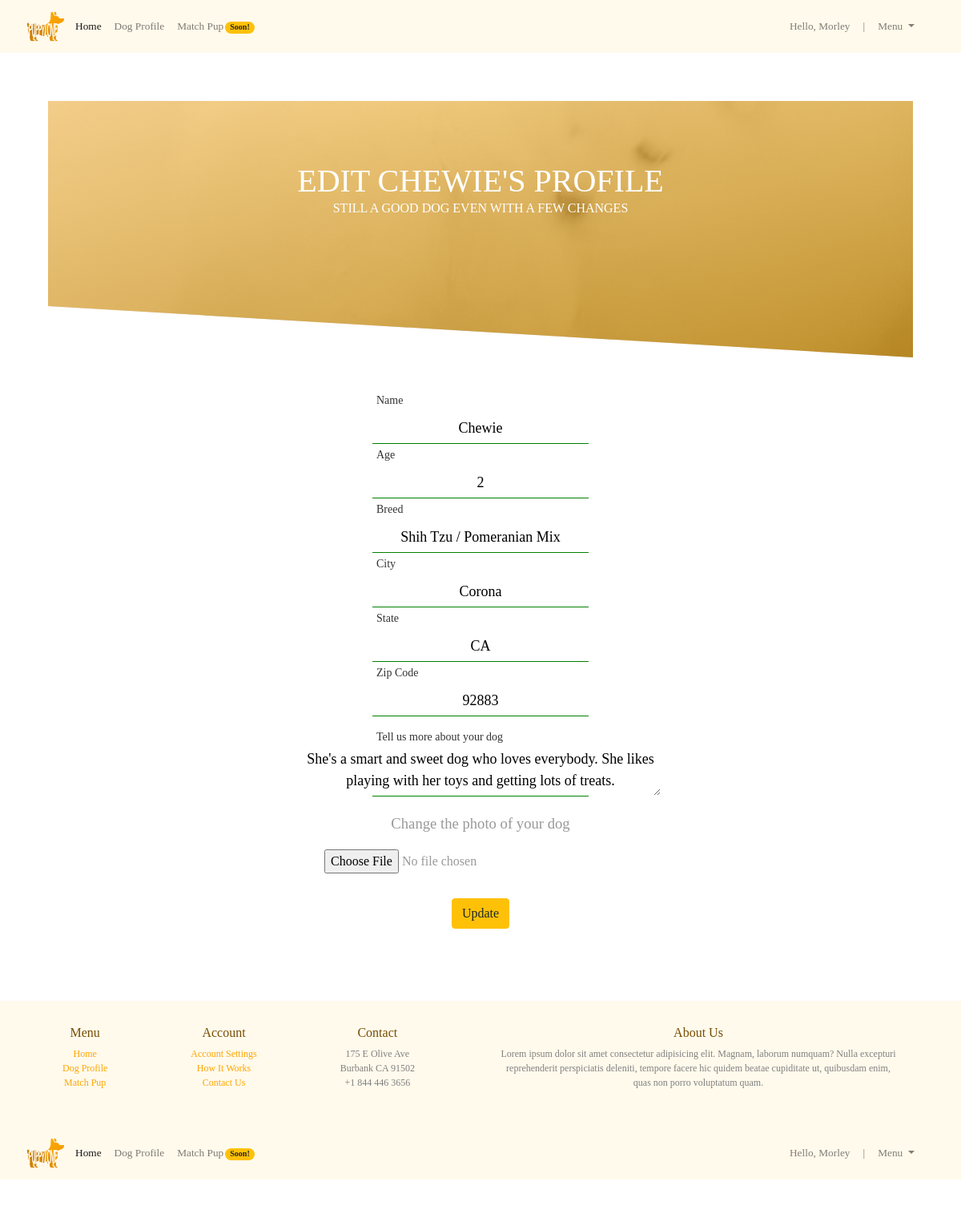
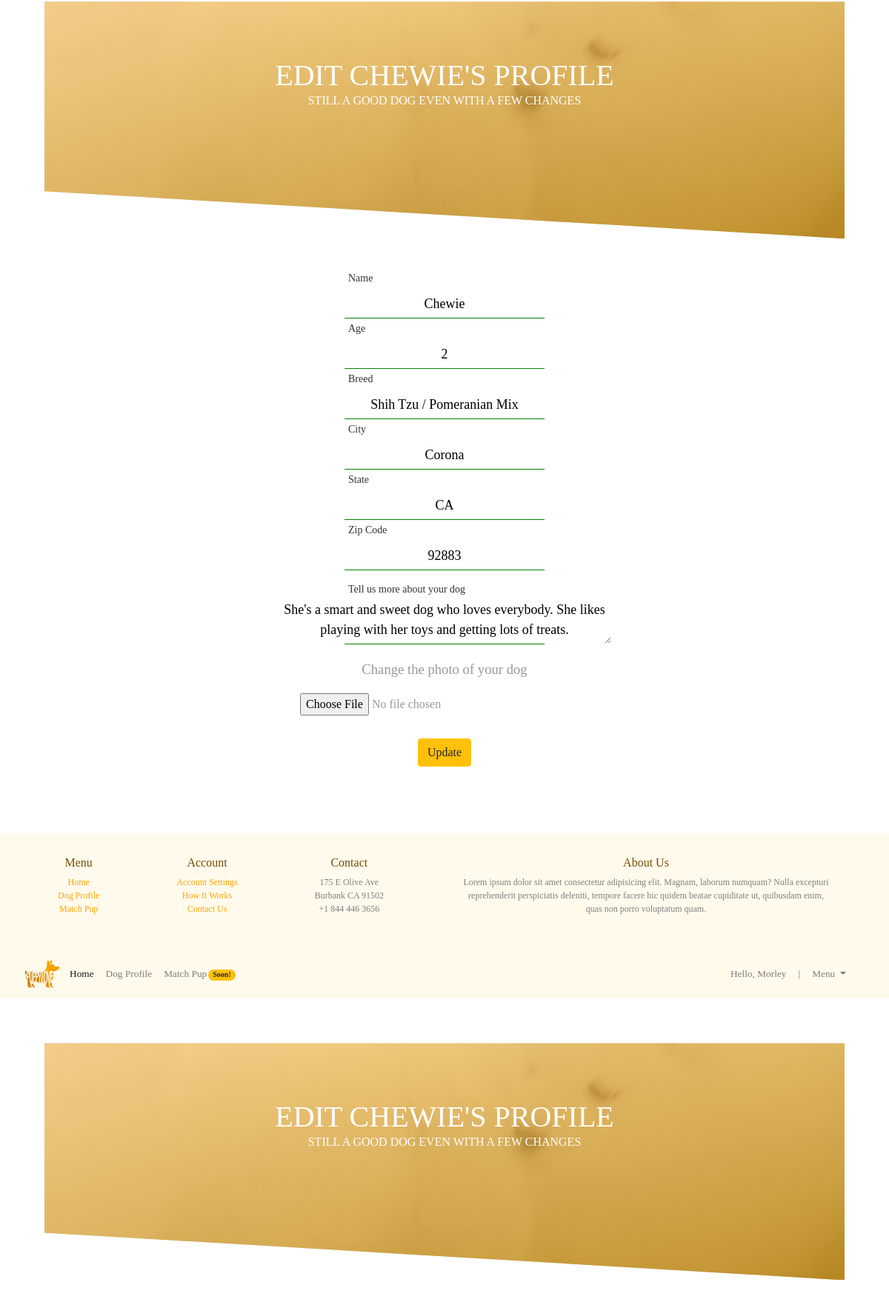
Page /edit/1 (signed in, upper part) on the committed database (2 pictures, top to bottom).
### app_dogtinder/models.py (models this page shows)
class Dog(models.Model): #class for the dog
    dog_name = models.CharField(max_length=45)
    age = models.CharField(max_length=2)
    breed = models.CharField(max_length=255)
    city = models.CharField(max_length=45)
    state = models.CharField(max_length=2)
    zipcode = models.CharField(max_length=5)
    description = models.TextField()
    photo = models.ImageField(upload_to="dogs")
    user = models.ForeignKey(User, related_name="dogs", on_delete=models.CASCADE)
    created_at = models.DateTimeField(auto_now_add=True)
    updated_at = models.DateTimeField(auto_now=True)
    uploaded_at = models.DateTimeField(auto_now_add=True)
    objects = DogManager()

class User(models.Model): #class for the user
    first_name = models.CharField(max_length=255)
    last_name = models.CharField(max_length=255)
    username = models.CharField(max_length=255)
    email = models.EmailField()
    password = models.CharField(max_length=255)
    created_at = models.DateTimeField(auto_now_add=True)
    updated_at = models.DateTimeField(auto_now=True)
    objects = UserManager()

### app_dogtinder/views.py (the view)
# urls.py: path('edit/<int:id>', views.edit), #edit dog profile form
def edit(request, id): # renders edit profile for dog
    if 'user_id' not in request.session:
        return redirect('/login')
    context = {
        'dogs': Dog.objects.all(),
        'current_dog': Dog.objects.get(id=id),
        'current_user': User.objects.get(id=request.session['user_id']),
    }
    return render(request, 'edit_dog.html', context)

### app_dogtinder/templates/edit_dog.html (shortened to what this page needs)
<!DOCTYPE html>
<html lang="en">
  <head>
    {% load static %}
    <link rel="stylesheet" href="{% static 'css/more_dog.css' %}" />
    <link
      rel="stylesheet"
      href="https://stackpath.bootstrapcdn.com/bootstrap/4.3.1/css/bootstrap.min.css"
    />
  </head>
  <body>
    <div id="container">
      {% for dog in dogs %}
      <div>
        <header id="header">
          <div>
            <nav
              class="navbar navbar-expand-lg navbar-light"
              style="background-color: rgb(255, 250, 236)"
            >
              <a class="navbar-brand" href="#">
                <a href="/dashboard">
                  <img id="logo" src="{% static 'img/logo_small.png' %}"
                /></a>
              </a>
              <div class="collapse navbar-collapse" id="navbarSupportedContent">
                <ul class="navbar-nav mr-auto">
                  <li class="nav-item active">
                    <a class="nav-link" href="/dashboard">Home</a>
                  </li>
                  <li class="nav-item">
                    <a class="nav-link" href="/dog_profile/{{current_user.id}}"
                      >Dog Profile</a
                    >
                  </li>
                  <li class="nav-item">
                    <a class="nav-link" href="/match"
                      >Match Pup<span class="badge badge-pill badge-warning"
                        >Soon!</span
                      ></a
                    >
                  </li>
                </ul>
              </div>
              <div
                class="collapse navbar-collapse help"
                id="navbarSupportedContent"
              >
                <ul class="navbar-nav mr-auto">
                  <li>
                    <a class="nav-link">Hello, {{ current_user.first_name }}</a>
                  </li>
                  <li>
                    <a class="nav-link">|</a>
                  </li>
                  <li class="nav-item dropdown">
                    <a
                      class="nav-link dropdown-toggle"
                      href="#"
                      id="navbarDropdown"
                      role="button"
                      data-toggle="dropdown"
                      aria-haspopup="true"
                      aria-expanded="false"
                    >
                      Menu
                    </a>
                  </li>
                </ul>
              </div>
            </nav>
          </div>
        </header>
      </div>
      <div id="main">
        <div id="banner">
          <h1 id="rate_title">
            EDIT {{current_dog.dog_name|upper}}'S PROFILE
          </h1>
          <h6 id="subtitle">
            STILL A GOOD DOG EVEN WITH A FEW CHANGES
          </h6>
        </div>
        <div id="form_panel">
          <form action="/dog_update/{{current_dog.id}}" method="POST">
            <div>
              <input
                type="text"
                name="dog_name"
                class="question"
                id="nme"
                required
                autocomplete="off"
                value="{{ current_dog.dog_name }}"
              />
              <label for="dog_name"><span>Name</span></label>
            </div>
            <div>
              <input
                type="text"
                name="age"
                class="question"
                id="nme"
                required
                autocomplete="off"
                value="{{ current_dog.age }}"
              />
              <label for="dog_age"><span>Age</span></label>
            </div>
            <div>
              <input
                type="text"
                name="breed"
                class="question"
                id="nme"
                required
                autocomplete="off"
                value="{{ current_dog.breed }}"
              />
              <label for="dog_breed"><span>Breed</span></label>
            </div>
            <div>
              <input
                type="text"
                name="city"
                class="question"
                id="nme"
                required
                autocomplete="off"
                value="{{ current_dog.city }}"
              />
              <label for="city"><span>City</span></label>
            </div>
            <div>
              <input
                type="text"
                name="state"
                class="question"
                id="nme"
                required
                autocomplete="off"
                value="{{ current_dog.state }}"
              />
              <label for="state"><span>State</span></label>
            </div>
            <div>
              <input
                type="text"
                name="zipcode"
                class="question"
                id="nme"
                required
                autocomplete="off"
                value="{{ current_dog.zipcode }}"
              />
              <label for="zip"><span>Zip Code</span></label>
            </div>
            <div>
              <textarea
                type="text"
                name="description"
                class="question"
                id="nme"
                required
                autocomplete="off"
              >
{{current_dog.description}}</textarea
              >
              <label for="dog_desc"
                ><span>Tell us more about your dog</span></label
              >
              <div class="form-group">
                <label for="exampleFormControlFile1" id="photolabel"
                  >Change the photo of your dog</label
                >
                <input
                  type="file"
                  class="form-control-file"
                  id="exampleFormControlFile1"
                  name="image"
                />
              </div>
            </div>
            <button class="btn btn-warning" id="add_btn" type="submit">
              Update
            </button>
          </form>
        </div>
      </div>
      <div id="footer">
        <div class="column">
          <h6>Menu</h6>
          <a class="links" href="/dashboard">Home</a>
          <a class="links" href="/dog_profile/{{current_user.id}}"
            >Dog Profile</a
          >
          <a class="links" href="/match">Match Pup</a>
        </div>
        <div class="column">
          <h6>Account</h6>
          <a class="links" href="/account_settings">Account Settings</a>
          <a class="links" href="/how">How It Works</a>
          <a class="links" href="/contact">Contact Us</a>
        </div>
        <div class="column">
          <h6>Contact</h6>
          <p class="footer_text">
            175 E Olive Ave<br />
            Burbank CA 91502<br />
            +1 844 446 3656
          </p>
        </div>
        <div class="column">
          <h6>About Us</h6>
          <p class="footer_text" id="about">
            Lorem ipsum dolor sit amet consectetur adipisicing elit. Magnam,
            laborum numquam? Nulla excepturi reprehenderit perspiciatis
            deleniti, tempore facere hic quidem beatae cupiditate ut, quibusdam
            enim, quas non porro voluptatum quam.
          </p>
        </div>
      </div>
      {%endfor%}
    </div>
  </body>
</html>

### app_dogtinder/static/css/more_dog.css (style rules this page uses)
* { margin: 0px; padding: 0px; font-family: Montserrat; }
#container { display: flex; flex-direction: column; }
#logo { width: 50px; }
.collapse { position: absolute; margin-left: 70px; font-size: 10pt; }
.help { position: absolute; right: 0; margin-right: 50px; }
.badge { margin-left: 2px; }
#main { margin: 50px; }
#banner { height: 40vh; background-image: linear-gradient( to right bottom, rgba(253, 207, 121, 0.8), rgba(182, 124, 0, 0.8) ), url("../img/samoyed.gif"); background-repeat: no-repeat; background-size: cover; margin: 10px; clip-path: polygon(0% 0%, 100% 0%, 100% 100%, 0% 80%); background-position: center; }
#rate_title { text-align: center; margin: auto 0; font-weight: 500; padding-top: 7%; font-family: Montserrat; animation: moveInLeft 1.5s ease-out; color: white; }
#subtitle { text-align: center; margin: auto 0; font-weight: 500; font-family: Montserrat; animation: moveInRight 1.5s ease-out; animation-fill-mode: backwards; color: white; }
.form-group { width: 400px; margin: 30px 0px; display: block; }
#footer { background-color: #fffaec; padding: 10px; text-align: center; }
.column { display: inline-block; margin: 20px 50px; }
.links { color: orange !important; text-decoration: none !important; display: block; font-size: 9pt; }
.footer_text { color: gray !important; text-decoration: none !important; display: block; font-size: 9pt; }
h6 { color: rgb(119, 77, 0); }
#about { width: 500px; }
#form_panel { width: 450px; margin: 5vh; margin-left: auto; margin-right: auto; text-align: center; }
button { margin: 20px 0px 0px 0px; }
.links { color: orange !important; text-decoration: none !important; }
#logo { margin-left: auto; margin-right: auto; display: block; }
input, span, label, textarea { display: block; margin: 0 auto; padding: 5px; border: none; font-size: 22px; text-align: center; }
input.question, textarea.question { font-size: 18px; font-weight: 300; border-radius: 2px; margin: 0; text-align: center; border: none; width: 100%; background: rgba(0, 0, 0, 0); transition: padding-top 0.2s ease, margin-top 0.2s ease; overflow-x: hidden; }
input.question + label, textarea.question + label { display: block; position: relative; white-space: nowrap; text-align: center; padding: 0; margin: 0; width: 60%; border-top: 1px solid orangered; -webkit-transition: width 0.4s ease; transition: width 0.4s ease; left: 50%; transform: translate(-50%, 0); height: 0px; }
input.question:focus, input.question:valid { padding-top: 35px; }
textarea.question:valid, textarea.question:focus { margin-top: 35px; }
input.question:focus + label > span, input.question:valid + label > span { top: -70px; font-size: 14px; color: #333; }
textarea.question:focus + label > span, textarea.question:valid + label > span { top: -90px; font-size: 14px; color: #333; text-align: center; }
input.question:valid + label, textarea.question:valid + label { border-color: green; }
input.question + label > span, textarea.question + label > span { font-weight: 300; margin: 0; position: absolute; text-align: center; color: #8f8f8f; font-size: 20px; top: -35px; left: 0px; z-index: -1; -webkit-transition: top 0.2s ease, font-size 0.2s ease, color 0.2s ease; transition: top 0.2s ease, font-size 0.2s ease, color 0.2s ease; }
.form-group { text-align: center !important; color: #999; font-weight: 100; margin: 15px auto; }
#photolabel { font-size: 14pt; display: inline-block; font-weight: 300; }
#add_btn { margin-top: 10px; }

### rows in the picture
Dog: dog_name "CHEWIE", dog_name "Chewie", age "2", breed "Shih Tzu / Pomeranian Mix", city "Corona", state "CA", zipcode "92883", description "She's a smart and sweet dog who loves everybody. She likes playing with her toys and getting lots of treats."
User: first_name "Morley"
